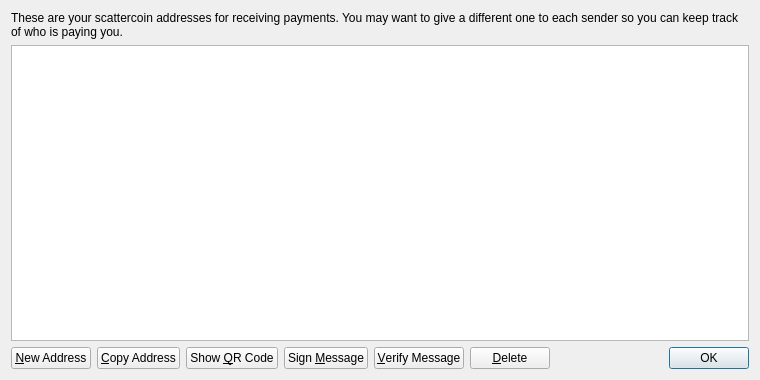
<?xml version="1.0" encoding="UTF-8"?>
<ui version="4.0">
 <class>AddressBookPage</class>
 <widget class="QWidget" name="AddressBookPage">
  <property name="geometry">
   <rect>
    <x>0</x>
    <y>0</y>
    <width>760</width>
    <height>380</height>
   </rect>
  </property>
  <property name="windowTitle">
   <string>Address Book</string>
  </property>
  <layout class="QVBoxLayout" name="verticalLayout">
   <item>
    <widget class="QLabel" name="labelExplanation">
     <property name="text">
      <string>These are your scattercoin addresses for receiving payments. You may want to give a different one to each sender so you can keep track of who is paying you.</string>
     </property>
     <property name="textFormat">
      <enum>Qt::PlainText</enum>
     </property>
     <property name="wordWrap">
      <bool>true</bool>
     </property>
    </widget>
   </item>
   <item>
    <widget class="QTableView" name="tableView">
     <property name="contextMenuPolicy">
      <enum>Qt::CustomContextMenu</enum>
     </property>
     <property name="toolTip">
      <string>Double-click to edit address or label</string>
     </property>
     <property name="tabKeyNavigation">
      <bool>false</bool>
     </property>
     <property name="alternatingRowColors">
      <bool>true</bool>
     </property>
     <property name="selectionMode">
      <enum>QAbstractItemView::SingleSelection</enum>
     </property>
     <property name="selectionBehavior">
      <enum>QAbstractItemView::SelectRows</enum>
     </property>
     <property name="sortingEnabled">
      <bool>true</bool>
     </property>
     <attribute name="verticalHeaderVisible">
      <bool>false</bool>
     </attribute>
    </widget>
   </item>
   <item>
    <layout class="QHBoxLayout" name="horizontalLayout">
     <item>
      <widget class="QPushButton" name="newAddressButton">
       <property name="toolTip">
        <string>Create a new address</string>
       </property>
       <property name="text">
        <string>&amp;New Address</string>
       </property>
       <property name="icon">
        <iconset resource="../bitcoin.qrc">
         <normaloff>:/icons/add</normaloff>:/icons/add</iconset>
       </property>
      </widget>
     </item>
     <item>
      <widget class="QPushButton" name="copyToClipboard">
       <property name="toolTip">
        <string>Copy the currently selected address to the system clipboard</string>
       </property>
       <property name="text">
        <string>&amp;Copy Address</string>
       </property>
       <property name="icon">
        <iconset resource="../bitcoin.qrc">
         <normaloff>:/icons/editcopy</normaloff>:/icons/editcopy</iconset>
       </property>
      </widget>
     </item>
     <item>
      <widget class="QPushButton" name="showQRCode">
       <property name="text">
        <string>Show &amp;QR Code</string>
       </property>
       <property name="icon">
        <iconset resource="../bitcoin.qrc">
         <normaloff>:/icons/qrcode</normaloff>:/icons/qrcode</iconset>
       </property>
      </widget>
     </item>
     <item>
      <widget class="QPushButton" name="signMessage">
       <property name="toolTip">
        <string>Sign a message to prove you own a scattercoin address</string>
       </property>
       <property name="text">
        <string>Sign &amp;Message</string>
       </property>
       <property name="icon">
        <iconset resource="../bitcoin.qrc">
         <normaloff>:/icons/edit</normaloff>:/icons/edit</iconset>
       </property>
      </widget>
     </item>
     <item>
      <widget class="QPushButton" name="verifyMessage">
       <property name="toolTip">
        <string>Verify a message to ensure it was signed with a specified scattercoin address</string>
       </property>
       <property name="text">
        <string>&amp;Verify Message</string>
       </property>
       <property name="icon">
        <iconset resource="../bitcoin.qrc">
         <normaloff>:/icons/transaction_0</normaloff>:/icons/transaction_0</iconset>
       </property>
      </widget>
     </item>
     <item>
      <widget class="QPushButton" name="deleteButton">
       <property name="toolTip">
        <string>Delete the currently selected address from the list</string>
       </property>
       <property name="text">
        <string>&amp;Delete</string>
       </property>
       <property name="icon">
        <iconset resource="../bitcoin.qrc">
         <normaloff>:/icons/remove</normaloff>:/icons/remove</iconset>
       </property>
      </widget>
     </item>
     <item>
      <spacer name="horizontalSpacer">
       <property name="orientation">
        <enum>Qt::Horizontal</enum>
       </property>
       <property name="sizeHint" stdset="0">
        <size>
         <width>40</width>
         <height>20</height>
        </size>
       </property>
      </spacer>
     </item>
     <item>
      <widget class="QDialogButtonBox" name="buttonBox">
       <property name="sizePolicy">
        <sizepolicy hsizetype="Maximum" vsizetype="Fixed">
         <horstretch>0</horstretch>
         <verstretch>0</verstretch>
        </sizepolicy>
       </property>
       <property name="standardButtons">
        <set>QDialogButtonBox::Ok</set>
       </property>
      </widget>
     </item>
    </layout>
   </item>
  </layout>
 </widget>
 <resources>
  <include location="../bitcoin.qrc"/>
 </resources>
 <connections/>
</ui>
